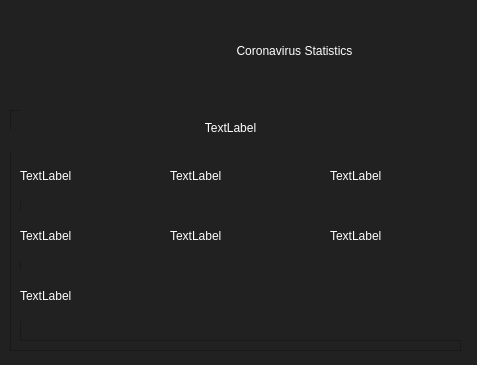
<?xml version="1.0" encoding="UTF-8"?>
<ui version="4.0">
 <class>Form</class>
 <widget class="QWidget" name="Form">
  <property name="geometry">
   <rect>
    <x>0</x>
    <y>0</y>
    <width>477</width>
    <height>365</height>
   </rect>
  </property>
  <property name="windowTitle">
   <string>Covid-19 Stats</string>
  </property>
  <property name="styleSheet">
   <string notr="true">background-color: rgb(33, 33, 33);</string>
  </property>
  <widget class="QFrame" name="frame">
   <property name="geometry">
    <rect>
     <x>9</x>
     <y>10</y>
     <width>461</width>
     <height>81</height>
    </rect>
   </property>
   <property name="frameShape">
    <enum>QFrame::StyledPanel</enum>
   </property>
   <property name="frameShadow">
    <enum>QFrame::Raised</enum>
   </property>
   <widget class="QLabel" name="label">
    <property name="geometry">
     <rect>
      <x>0</x>
      <y>0</y>
      <width>121</width>
      <height>81</height>
     </rect>
    </property>
    <property name="styleSheet">
     <string notr="true">image: url(:/newPrefix/creation-logo-pour-coronavirus_23-2148497541.jpg);
</string>
    </property>
    <property name="text">
     <string/>
    </property>
   </widget>
   <widget class="QLabel" name="label_2">
    <property name="geometry">
     <rect>
      <x>110</x>
      <y>0</y>
      <width>351</width>
      <height>81</height>
     </rect>
    </property>
    <property name="styleSheet">
     <string notr="true">color: rgb(255, 255, 255);
font: 75 11pt &quot;MS Shell Dlg 2&quot;;</string>
    </property>
    <property name="text">
     <string>Coronavirus Statistics</string>
    </property>
    <property name="alignment">
     <set>Qt::AlignCenter</set>
    </property>
   </widget>
  </widget>
  <widget class="QFrame" name="frame_2">
   <property name="geometry">
    <rect>
     <x>10</x>
     <y>110</y>
     <width>451</width>
     <height>241</height>
    </rect>
   </property>
   <property name="frameShape">
    <enum>QFrame::StyledPanel</enum>
   </property>
   <property name="frameShadow">
    <enum>QFrame::Raised</enum>
   </property>
   <widget class="QLineEdit" name="lineEdit">
    <property name="geometry">
     <rect>
      <x>80</x>
      <y>20</y>
      <width>301</width>
      <height>20</height>
     </rect>
    </property>
    <property name="styleSheet">
     <string notr="true">background-color: rgb(255, 255, 255);
color: rgb(0, 0, 0);</string>
    </property>
    <property name="alignment">
     <set>Qt::AlignCenter</set>
    </property>
   </widget>
   <widget class="QLabel" name="label_3">
    <property name="geometry">
     <rect>
      <x>0</x>
      <y>20</y>
      <width>81</width>
      <height>21</height>
     </rect>
    </property>
    <property name="styleSheet">
     <string notr="true">color: rgb(255, 255, 255);</string>
    </property>
    <property name="text">
     <string>Country :</string>
    </property>
    <property name="alignment">
     <set>Qt::AlignCenter</set>
    </property>
   </widget>
   <widget class="QPushButton" name="pushButton">
    <property name="geometry">
     <rect>
      <x>100</x>
      <y>50</y>
      <width>91</width>
      <height>31</height>
     </rect>
    </property>
    <property name="cursor">
     <cursorShape>PointingHandCursor</cursorShape>
    </property>
    <property name="styleSheet">
     <string notr="true">QPushButton{
background-color: rgb(21, 21, 21);
color: rgb(255, 255, 255);
border-style:outset;
border-width:2px;
border-color:white;
}
QPushButton:hover{
background-color: rgb(32, 32, 32);
}</string>
    </property>
    <property name="text">
     <string>Show Cases</string>
    </property>
   </widget>
   <widget class="QPushButton" name="pushButton_2">
    <property name="geometry">
     <rect>
      <x>270</x>
      <y>50</y>
      <width>91</width>
      <height>31</height>
     </rect>
    </property>
    <property name="cursor">
     <cursorShape>PointingHandCursor</cursorShape>
    </property>
    <property name="styleSheet">
     <string notr="true">QPushButton{
background-color: rgb(21, 21, 21);
color: rgb(255, 255, 255);
border-style:outset;
border-width:2px;
border-color:white;
}
QPushButton:hover{
background-color: rgb(32, 32, 32);
}</string>
    </property>
    <property name="text">
     <string>Whole World</string>
    </property>
   </widget>
   <widget class="QLabel" name="label_4">
    <property name="geometry">
     <rect>
      <x>190</x>
      <y>50</y>
      <width>81</width>
      <height>31</height>
     </rect>
    </property>
    <property name="styleSheet">
     <string notr="true">font: 75 9pt &quot;MS Shell Dlg 2&quot;;
color: rgb(255, 255, 255);</string>
    </property>
    <property name="text">
     <string>Or</string>
    </property>
    <property name="alignment">
     <set>Qt::AlignCenter</set>
    </property>
   </widget>
   <widget class="QFrame" name="casesFrame">
    <property name="geometry">
     <rect>
      <x>10</x>
      <y>-10</y>
      <width>451</width>
      <height>241</height>
     </rect>
    </property>
    <property name="frameShape">
     <enum>QFrame::StyledPanel</enum>
    </property>
    <property name="frameShadow">
     <enum>QFrame::Raised</enum>
    </property>
    <widget class="QLabel" name="label_5">
     <property name="geometry">
      <rect>
       <x>-20</x>
       <y>2</y>
       <width>461</width>
       <height>51</height>
      </rect>
     </property>
     <property name="styleSheet">
      <string notr="true">color: rgb(255, 255, 255);
font: 75 10pt &quot;MS Shell Dlg 2&quot;;</string>
     </property>
     <property name="text">
      <string>TextLabel</string>
     </property>
     <property name="alignment">
      <set>Qt::AlignCenter</set>
     </property>
    </widget>
    <widget class="QLabel" name="label_6">
     <property name="geometry">
      <rect>
       <x>0</x>
       <y>50</y>
       <width>131</width>
       <height>51</height>
      </rect>
     </property>
     <property name="styleSheet">
      <string notr="true">color: rgb(255, 255, 255);</string>
     </property>
     <property name="text">
      <string>TextLabel</string>
     </property>
    </widget>
    <widget class="QLabel" name="label_7">
     <property name="geometry">
      <rect>
       <x>150</x>
       <y>50</y>
       <width>131</width>
       <height>51</height>
      </rect>
     </property>
     <property name="styleSheet">
      <string notr="true">color: rgb(255, 255, 255);</string>
     </property>
     <property name="text">
      <string>TextLabel</string>
     </property>
    </widget>
    <widget class="QLabel" name="label_8">
     <property name="geometry">
      <rect>
       <x>0</x>
       <y>110</y>
       <width>131</width>
       <height>51</height>
      </rect>
     </property>
     <property name="styleSheet">
      <string notr="true">color: rgb(255, 255, 255);</string>
     </property>
     <property name="text">
      <string>TextLabel</string>
     </property>
    </widget>
    <widget class="QLabel" name="label_9">
     <property name="geometry">
      <rect>
       <x>310</x>
       <y>50</y>
       <width>131</width>
       <height>51</height>
      </rect>
     </property>
     <property name="styleSheet">
      <string notr="true">color: rgb(255, 255, 255);</string>
     </property>
     <property name="text">
      <string>TextLabel</string>
     </property>
    </widget>
    <widget class="QLabel" name="label_10">
     <property name="geometry">
      <rect>
       <x>150</x>
       <y>110</y>
       <width>131</width>
       <height>51</height>
      </rect>
     </property>
     <property name="styleSheet">
      <string notr="true">color: rgb(255, 255, 255);</string>
     </property>
     <property name="text">
      <string>TextLabel</string>
     </property>
    </widget>
    <widget class="QLabel" name="label_11">
     <property name="geometry">
      <rect>
       <x>310</x>
       <y>110</y>
       <width>131</width>
       <height>51</height>
      </rect>
     </property>
     <property name="styleSheet">
      <string notr="true">color: rgb(255, 255, 255);</string>
     </property>
     <property name="text">
      <string>TextLabel</string>
     </property>
    </widget>
    <widget class="QLabel" name="label_12">
     <property name="geometry">
      <rect>
       <x>0</x>
       <y>170</y>
       <width>131</width>
       <height>51</height>
      </rect>
     </property>
     <property name="styleSheet">
      <string notr="true">color: rgb(255, 255, 255);</string>
     </property>
     <property name="text">
      <string>TextLabel</string>
     </property>
    </widget>
   </widget>
  </widget>
 </widget>
 <resources>
  <include location="covid-image.qrc"/>
 </resources>
 <connections/>
</ui>
